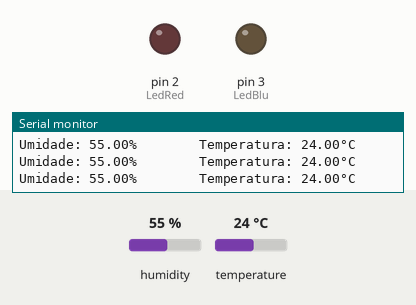
Bench run of a sketch on a simulated Arduino Uno, built with avr-gcc and run on an emulated ATmega328P. Parts: output pins drawn as LEDs (lit = HIGH), the last lines printed to the serial monitor. The test bench sets the inputs (shaded band); at power-on: humidity 55 %, temperature 24 °C.

Above: at 2.8 s.
2.9 s: humidity set to 69 %
5.6 s: humidity set to 72 %
At 6.8 s:
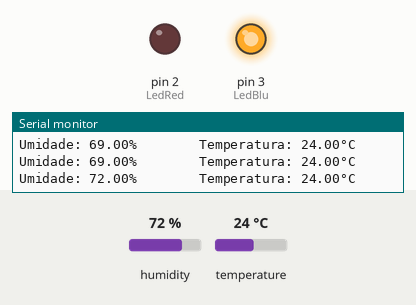
8.3 s: temperature set to 33 °C
11.3 s: temperature set to 36 °C
At 12.9 s:
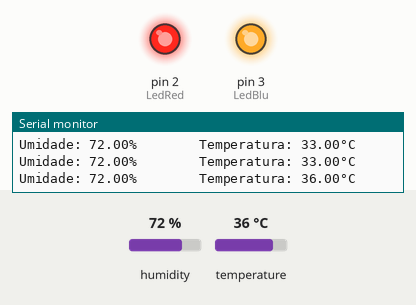
14.0 s: humidity set to 22 %
At 15.4 s:
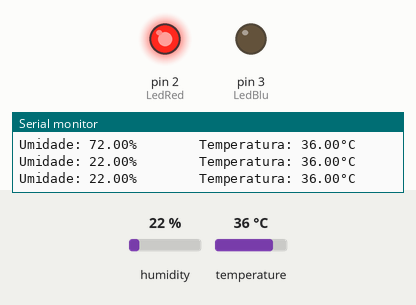
16.7 s: humidity set to 88 %
At 19.1 s:
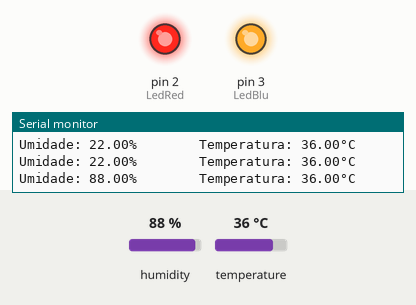
Timing chart, 0 to 20.6 s (numbered marks = the images above; inputs shaded):
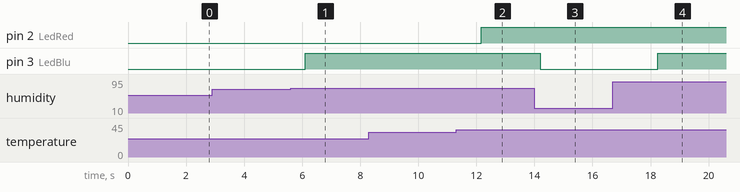

The sketch:

temperatura+led.ino
```cpp
#include "DHT.h"

#define DHTPIN A1
#define DHTTYPE DHT11
#define LedRed 2
#define LedBlu 3

DHT dht(DHTPIN, DHTTYPE);

void setup()
{
  Serial.begin(9600);
  dht.begin();
  pinMode(LedRed, OUTPUT);
  pinMode(LedBlu, OUTPUT);
}

void loop()
{
  // A leitura da temperatura e umidade pode levar 250ms!
  // O atraso do sensor pode chegar a 2 segundos.
  float h = dht.readHumidity();
  float t = dht.readTemperature();
  // testa se retorno é valido, caso contrário algo está errado.
  if (isnan(t) || isnan(h)) {
    Serial.println("Failed to read from DHT");
  } else {
    if (h > 70) {
      digitalWrite(LedBlu, 1);
    } else {
      digitalWrite(LedBlu, 0);
    }

    if (t > 34) {
      digitalWrite(LedRed, 1);
    } else {
      digitalWrite(LedRed, 0);
    }

    Serial.print("Umidade: ");
    Serial.print(h);
    Serial.print("%        ");
    Serial.print("Temperatura: ");
    Serial.print(t);
    Serial.println("°C");
  }

  delay(1000);
}
```

Measured:
- the behaviour switches between 70 and 71 % on humidity (found by bisection; images 0 and 1)
- the behaviour switches between 34 and 35 °C on temperature (found by bisection; images 1 and 2)
- after the input at 5.6 s, pin 3 (LedBlu): LOW → HIGH after 0.50 s
- after the input at 11.3 s, pin 2 (LedRed): LOW → HIGH after 0.88 s
- after the input at 14.0 s, pin 3 (LedBlu): HIGH → LOW after 0.20 s
- after the input at 16.7 s, pin 3 (LedBlu): LOW → HIGH after 1.6 s
